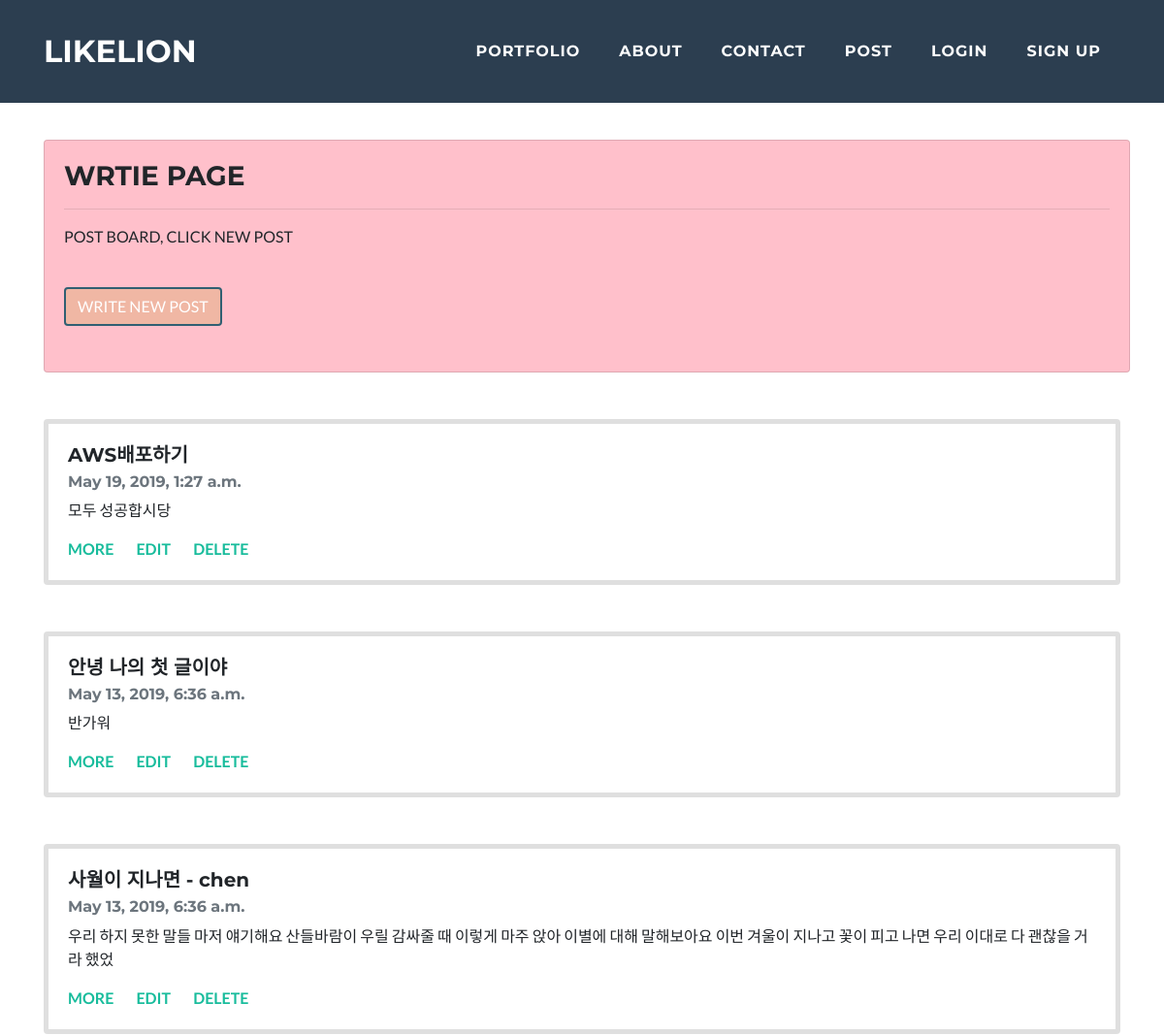
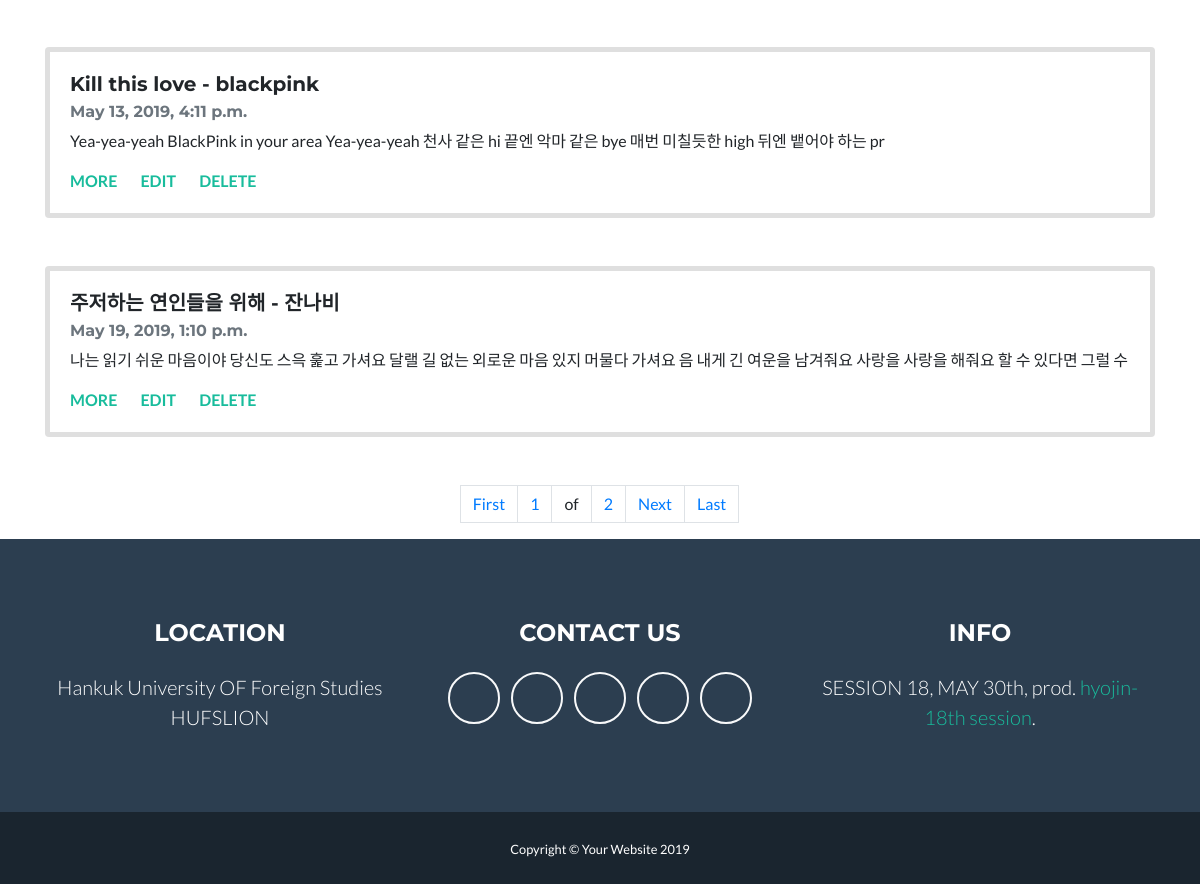
The page / on the database its author committed (2 pictures, top to bottom).
### blogapp/models.py (models this page shows, shortened)
class Blog(models.Model):
    title = models.CharField(max_length=200)
    pub_date = models.DateTimeField('data published')
    body = models.TextField()
    def summary(self):
        return self.body[:100]

### blogapp/views.py (the view)
# urls.py: path('', blogapp.views.home, name="home"),
def home(request):
    blogs = Blog.objects #쿼리셋
    blog_list = Blog.objects.all()
    paginator = Paginator(blog_list, 5)
    page = request.GET.get('page')
    posts = paginator.get_page(page)
    return render(request, 'home.html', {'blogs': blogs, 'posts':posts})

### blogapp/templates/home.html (shortened to what this page needs)
{% extends 'base.html'%}
{% block contents %}
<br><br><br><br><br><br>
    <div class="container">
            <div class="card" style="background-color: pink; width: 70rem; height: 15rem;">
                <div class="card-body">
                    <h3 class="card-title">WRTIE PAGE</h3><hr>
                    <p class="card-text">POST BOARD, CLICK NEW POST</p><br>
                    <a href="{% url 'new'%}" class="btn btn-primary">WRITE NEW POST</a>
                </div>
            </div>
    </div> <br><br>
    {% for blog in posts %}
    <div class="container">
            <div class="card" style="border-width: 5px;">
                <div class="card-body">
                    <h5 class="card-title">{{blog.title}}</h5>
                    <h6 class="card-subtitle mb-2 text-muted">{{blog.pub_date}}</h6>
                    <p class="card-text">{{blog.summary}}</p>
                    <a href="{% url 'detail' blog.id %}" class="card-link"><strong>MORE</strong></a>
                    <a href="{% url 'update' blog.id %}" class="card-link"><strong>EDIT</strong></a>
                    <a href="{% url 'delete' blog.id %}" class="card-link"><strong>DELETE</strong></a>
                </div>
            </div>
            <br><br>
    </div>
    {% endfor %}
    <nav aria-label="Page navigation example">
        <ul class="pagination justify-content-center">
            <a class="page-link" href="?page=1">First</a>
          <li class="page-item"><a class="page-link" href="?page={{posts.number}}">{{posts.number}}</a></li>
          <li class="page-item"><a class="page-link" >of</a></li>
          <li class="page-item"><a class="page-link" href="?page={{posts.paginator.num_pages}}">{{posts.paginator.num_pages}}</a></li>
            {% if posts.has_next %}
                <a class="page-link" href="?page={{posts.next_page_number}}">Next</a>
            {% endif %}
            <a class="page-link" href="?page={{posts.paginator.num_pages}}">Last</a>
        </ul>
    </nav>
{% endblock %}

### blogproject/templates/base.html (shortened to what this page needs)
{% load staticfiles %}
<!DOCTYPE html>
<html lang="en">
<head>
  <link href='{% static "mainapp/vendor/bootstrap/css/bootstrap.min.css" %}' rel="stylesheet">
  <link href='{% static "mainapp/vendor/fontawesome-free/css/all.min.css" %}' rel="stylesheet" type="text/css">
  <link href='{% static "mainapp/vendor/magnific-popup/magnific-popup.css" %}' rel="stylesheet" type="text/css">
  <link href='{% static "mainapp/css/freelancer.min.css" %}' rel="stylesheet">
</head>
<body>
    <nav class="navbar navbar-expand-lg bg-secondary fixed-top text-uppercase" id="mainNav">
    <div class="container">
        <a class="navbar-brand js-scroll-trigger" href="{% url 'portfolio' %}">LIKELION</a>
        <div class="collapse navbar-collapse" id="navbarResponsive">
        <ul class="navbar-nav ml-auto">
            <li class="nav-item mx-0 mx-lg-1">
            <a class="nav-link py-3 px-0 px-lg-3 rounded js-scroll-trigger" href="{% url 'portfolio' %}">Portfolio</a>
            </li>
            <li class="nav-item mx-0 mx-lg-1">
            <a class="nav-link py-3 px-0 px-lg-3 rounded js-scroll-trigger" href="#about">About</a>
            </li>
            <li class="nav-item mx-0 mx-lg-1">
            <a class="nav-link py-3 px-0 px-lg-3 rounded js-scroll-trigger" href="#contact">Contact</a>
            </li>
            <li class="nav-item mx-0 mx-lg-1">
            <a class="nav-link py-3 px-0 px-lg-3 rounded js-scroll-trigger" href="{% url 'home' %}">POST</a>
            </li>
            {% if user.is_authenticated %}
                <li class="nav-item mx-0 mx-lg-1">
                            <form id="logout" method="POST" action="{%url 'logout' %}">
                                {% csrf_token %}
                            </form>
                    <a class="nav-link py-3 px-0 px-lg-3 rounded js-scroll-trigger" href="{% url 'logout' %}">LOGOUT</a>
                </li>
            {% else %}
                <li class="nav-item mx-0 mx-lg-1">
                    <a class="nav-link py-3 px-0 px-lg-3 rounded js-scroll-trigger" href="{% url 'login' %}">LOGIN</a>
                </li>
            {% endif %}
                <li class="nav-item mx-0 mx-lg-1">
                    <a class="nav-link py-3 px-0 px-lg-3 rounded js-scroll-trigger" href="{% url 'signup' %}">SIGN UP</a>
                </li>
        </ul>
        </div>
    </div>
    </nav>
    {% block contents %}{% endblock %}
<footer class="footer text-center">
    <div class="container">
        <div class="row">
        <div class="col-md-4 mb-5 mb-lg-0">
            <h4 class="text-uppercase mb-4">Location</h4>
            <p class="lead mb-0">Hankuk University OF Foreign Studies
            <br>HUFSLION</p>
        </div>
        <div class="col-md-4 mb-5 mb-lg-0">
            <h4 class="text-uppercase mb-4">Contact Us</h4>
            <ul class="list-inline mb-0">
            <li class="list-inline-item">
                <a class="btn btn-outline-light btn-social text-center rounded-circle" href="https://www.facebook.com/likelionhufs/" target="_blank">
                <i class="fab fa-fw fa-facebook-f"></i>
                </a>
            </li>
            <li class="list-inline-item">
                <a class="btn btn-outline-light btn-social text-center rounded-circle" href="#">
                <i class="fab fa-fw fa-google-plus-g"></i>
                </a>
            </li>
            <li class="list-inline-item">
                <a class="btn btn-outline-light btn-social text-center rounded-circle" href="#">
                <i class="fab fa-fw fa-twitter"></i>
                </a>
            </li>
            <li class="list-inline-item">
                <a class="btn btn-outline-light btn-social text-center rounded-circle" href="#">
                <i class="fab fa-fw fa-linkedin-in"></i>
                </a>
            </li>
            <li class="list-inline-item">
                <a class="btn btn-outline-light btn-social text-center rounded-circle" href="#">
                <i class="fab fa-fw fa-dribbble"></i>
                </a>
            </li>
            </ul>
        </div>
        <div class="col-md-4">
            <h4 class="text-uppercase mb-4">INFO</h4>
            <p class="lead mb-0">SESSION 18, MAY 30th, prod.
            <a href="http://startbootstrap.com">hyojin-18th session</a>.</p>
        </div>
        </div>
    </div>
    </footer>
    <div class="copyright py-4 text-center text-white">
    <div class="container">
        <small>Copyright &copy; Your Website 2019</small>
    </div>
    </div>
</body>
    </html>

### rows shown on the page
Blog: title "AWS배포하기", pub_date "May 19, 2019, 1:27 a.m.", summary "모두 성공합시당"
Blog: title "안녕 나의 첫 글이야", pub_date "May 13, 2019, 6:36 a.m.", summary "반가워"
Blog: title "사월이 지나면 - chen", pub_date "May 13, 2019, 6:36 a.m.", summary "우리 하지 못한 말들 마저 얘기해요 산들바람이 우릴 감싸줄 때 이렇게 마주 앉아 이별에 대해 말해보아요 이번 겨울이 지나고 꽃이 피고 나면 우리 이대로 다 괜찮을 거라 했었"
Blog: title "Kill this love - blackpink", pub_date "May 13, 2019, 4:11 p.m.", summary "Yea-yea-yeah BlackPink in your area Yea-yea-yeah 천사 같은 hi 끝엔 악마 같은 bye 매번 미칠듯한 high 뒤엔 뱉어야 하는 pr"
Blog: title "주저하는 연인들을 위해 - 잔나비", pub_date "May 19, 2019, 1:10 p.m.", summary "나는 읽기 쉬운 마음이야 당신도 스윽 훑고 가셔요 달랠 길 없는 외로운 마음 있지 머물다 가셔요 음 내게 긴 여운을 남겨줘요 사랑을 사랑을 해줘요 할 수 있다면 그럴 수"

### other values the page prints
{{ posts.number }} "1"
{{ posts.paginator.num_pages }} "2"
